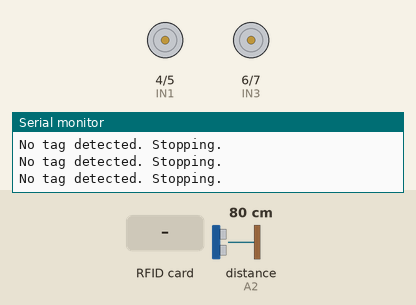
The sketch below on a simulated Arduino Uno, built with avr-gcc and run on an emulated ATmega328P. Shown: motor-driver pin pairs drawn as motors (green arrow = first pin HIGH = forward, orange = second pin HIGH = backward, longer = more drive), the last lines printed to the serial monitor. The test bench sets the inputs (shaded band); at power-on: distance to the obstacle (sensor on A2) 80 cm. The echo pulse lasts 58.3 µs per cm.

Above: at 1.2 s.
1.3 s: RFID card A9 EC F4 B8 held to the reader
At 1.37 s:
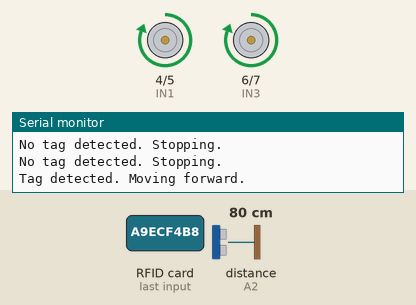
Timing chart, 0 to 4.3 s (numbered marks = the images above; inputs shaded):
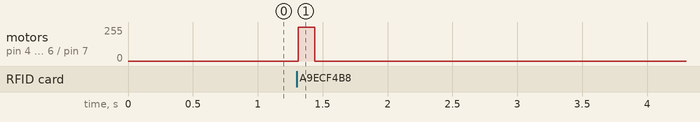

The sketch:

FollowMeRobot.ino
```cpp
/*
  Follow Me Robot - Assistant Robot that Follows Human
  RFID-based human-following robot with ultrasonic obstacle avoidance.

  Hardware:
  - Arduino Uno R3
  - RFID RC522 Reader + Tag
  - HC-SR04 Ultrasonic Sensor
  - L298N Motor Driver + 2 DC Motors
*/

#include <SPI.h>
#include <MFRC522.h>

// RFID RC522 Pins
#define SS_PIN 10
#define RST_PIN 9
MFRC522 rfid(SS_PIN, RST_PIN);

// Ultrasonic Sensor Pins
#define TRIG_PIN A1
#define ECHO_PIN A2

// Motor Driver Pins
#define IN1 4
#define IN2 5
#define IN3 6
#define IN4 7

// Define RFID tag UID for following mode
byte validUID[] = {0xA9, 0xEC, 0xF4, 0xB8};
bool tagDetected = false;

// Function prototypes
void moveForward();
void stopMotors();
bool isObstacleDetected();
bool isTagDetected();

void setup() {
  // Motor pins as outputs
  pinMode(IN1, OUTPUT);
  pinMode(IN2, OUTPUT);
  pinMode(IN3, OUTPUT);
  pinMode(IN4, OUTPUT);

  // Ultrasonic sensor pins
  pinMode(TRIG_PIN, OUTPUT);
  pinMode(ECHO_PIN, INPUT);

  // RFID initialization
  SPI.begin();
  rfid.PCD_Init();

  Serial.begin(9600); // For debugging
  Serial.println("Robot Ready");
}

void loop() {
  tagDetected = isTagDetected();

  if (tagDetected) {
    if (isObstacleDetected()) {
      stopMotors(); // Stop if obstacle is detected
      Serial.println("Obstacle detected. Stopping.");
    } else {
      moveForward(); // Move forward if tag is detected and no obstacles
      Serial.println("Tag detected. Moving forward.");
    }
  } else {
    stopMotors(); // Stop if tag is not detected
    Serial.println("No tag detected. Stopping.");
  }

  delay(100); // Loop delay for stability
}

// Function to check for obstacle using ultrasonic sensor
bool isObstacleDetected() {
  digitalWrite(TRIG_PIN, LOW);
  delayMicroseconds(2);
  digitalWrite(TRIG_PIN, HIGH);
  delayMicroseconds(10);
  digitalWrite(TRIG_PIN, LOW);

  long duration = pulseIn(ECHO_PIN, HIGH);
  int distance = duration * 0.034 / 2; // Distance in cm

  return distance < 20; // Obstacle detected if within 20 cm
}

// Function to detect RFID tag
bool isTagDetected() {
  if (!rfid.PICC_IsNewCardPresent() || !rfid.PICC_ReadCardSerial()) {
    return false; // No tag detected
  }

  // Compare detected UID with valid UID
  for (byte i = 0; i < rfid.uid.size; i++) {
    if (rfid.uid.uidByte[i] != validUID[i]) {
      rfid.PICC_HaltA(); // Halt communication if UID doesn't match
      return false;
    }
  }

  rfid.PICC_HaltA(); // Halt communication after successful read
  return true;
}

// Function to move forward
void moveForward() {
  digitalWrite(IN1, HIGH);
  digitalWrite(IN2, LOW);
  digitalWrite(IN3, HIGH);
  digitalWrite(IN4, LOW);
}

// Function to stop motors
void stopMotors() {
  digitalWrite(IN1, LOW);
  digitalWrite(IN2, LOW);
  digitalWrite(IN3, LOW);
  digitalWrite(IN4, LOW);
}
```

Measured:
- after the input at 1.3 s, motor on pin 4 (IN1) / pin 5 (IN2), motor on pin 6 (IN3) / pin 7 (IN4): stopped → forward 255/255 at once, → stopped 0.13 s later
